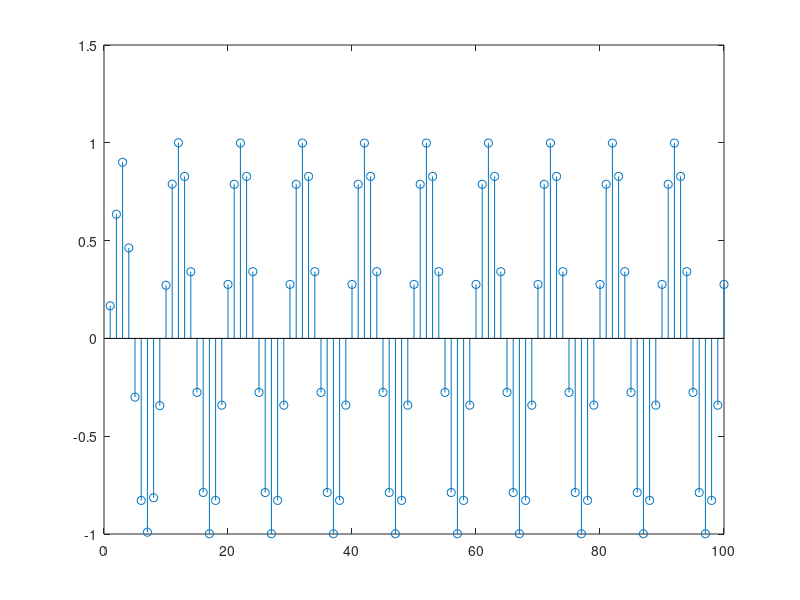

MATLAB code for this plot:
%1.2.1
N = 100;
x(1:N) = 0;
L = 3;
fc = 0.1;
fs = 10;
Ts = 1/fs;

for n = 1:N
    x(n) = cos(2 * pi * (n - 1) * Ts);
end

%(a)
[b, a] = butter(L, fc);
%(b)
[H, w] = freqz(b, a, N);
stem(20*log(abs(H)));
stem(360*angle(H)/(2*pi));
%(c)
y = filter(b, a, x);
stem(y);

%(d)
L_d = 7;
fc_d = 0.1;
fs_d = 10;
Ts_d = 1/fs_d;

% (d). repeat (a) - (c)

%(a)
[b_d, a_d] = butter(L_d, fc_d);
%(b)
[H_d, w_d] = freqz(b_d, a_d, N);
stem(20*log(abs(H_d)));
stem(360*angle(H_d)/(2*pi));
%(c)
y_d = filter(b_d, a_d, x);
stem(y_d);


%(e)
L_e = 3;
fc_e = 0.5;
fs_e = 10;
Ts_e = 1/fs_e;

% (e). repeat (a) - (c)
%(a)
[b_e, a_e] = butter(L_e, fc_e);
%(b)
[H_e, w_e] = freqz(b_e, a_e, N);
stem(20*log(abs(H_e)));
stem(360*angle(H_e)/(2*pi));
%(c)
y_e = filter(b_e, a_e, x);
stem(y_e);
